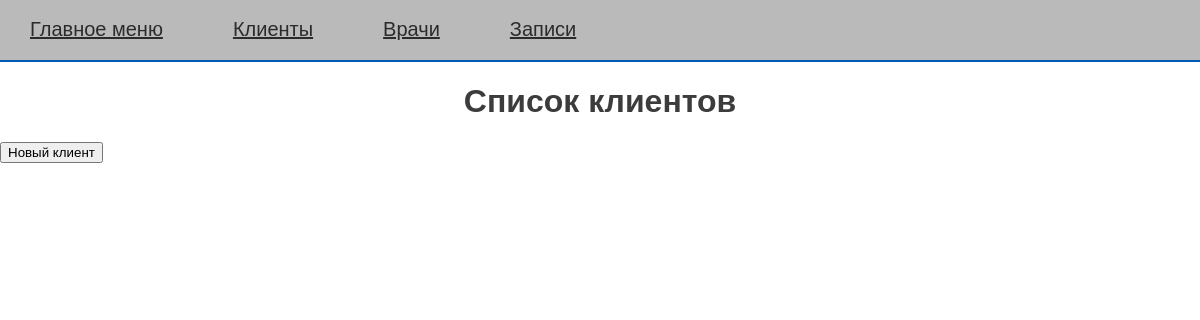
Before: /clients/ with the older database file.
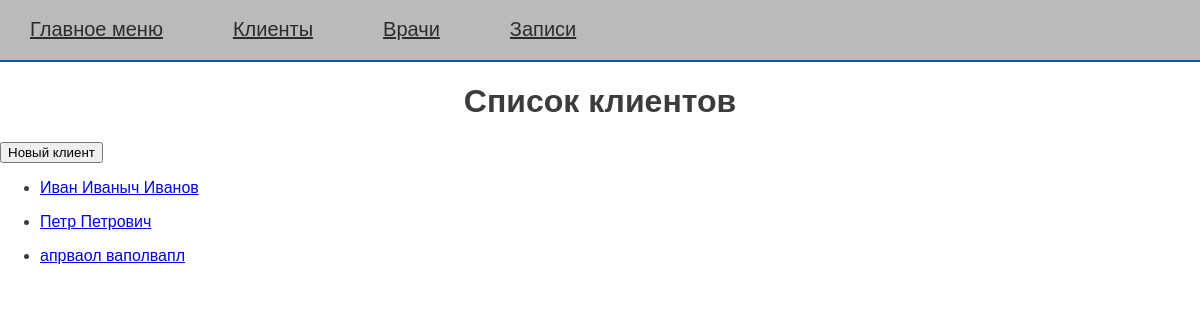
After: the same page with the newer database file.
### stomato_main/models.py (models this page shows)
class ClientsModel(models.Model):
    fullname = models.CharField(max_length=100, verbose_name='ФИО')
    additional_info = models.TextField(verbose_name='Дополнительно', null=True)
    address = models.CharField(max_length=100, verbose_name='Адрес', null=True)
    city = models.CharField(max_length=100, verbose_name='Город', null=True)
    passport_number = models.CharField(max_length=100, unique=True, verbose_name='Паспорт')
    email = models.CharField(max_length=100, verbose_name='Эл. почта', null=True)
    phone = models.CharField(max_length=100, verbose_name='Телефон')
    date_of_birth = models.DateField(verbose_name='Дата рождения', null=True)
    date_created = models.DateField(auto_now_add=True, verbose_name='Дата создания')
    slug = AutoSlugField(max_length=100, unique=True, db_index=True, verbose_name='url',
                         populate_from='fullname', slugify_function=transliterate_slugify, overwrite=True)
    class Meta:
        verbose_name_plural = 'Клиенты'
        verbose_name = 'Клиент'
        ordering = ['fullname', 'passport_number']
    def __str__(self):
        return f'{self.fullname}'
    def get_absolute_url(self):
        return reverse('client', kwargs={'client_slug': self.slug})

### stomato_main/views.py (the view)
# urls.py: path('clients/', views.ClientList.as_view(), name='client_list'),
class ClientList(RequiredMixin, ListView):
    model = ClientsModel
    template_name = 'stomato_main/client-list-view.html'
    title = 'Список клиентов'

### stomato_main/utils.py (called while the page is built)
    def get_context_data(self, **kwargs):
        context = super().get_context_data(**kwargs)
        context['top_menu'] = top_menu
        if self.title is not None:
            context['title'] = self.title
        return context

### stomato_main/templates/stomato_main/client-list-view.html
{% extends 'base.html' %}
{% block main_stomato %}
<h1> {{ title }} </h1>
<form action="client-add/" method="get">
<button>Новый клиент</button>
</form>
<ul class="lists">
{% for c in object_list %}
    <li><p><a href="{{ c.get_absolute_url }}">{{ c }}</a></p></li>
{% endfor %}
</ul>
{% endblock %}

Changed rows visible on the page:
added ClientsModel: fullname "Иван Иваныч Иванов"
added ClientsModel: fullname "Петр Петрович"
added ClientsModel: fullname "апрваол ваполвапл"
